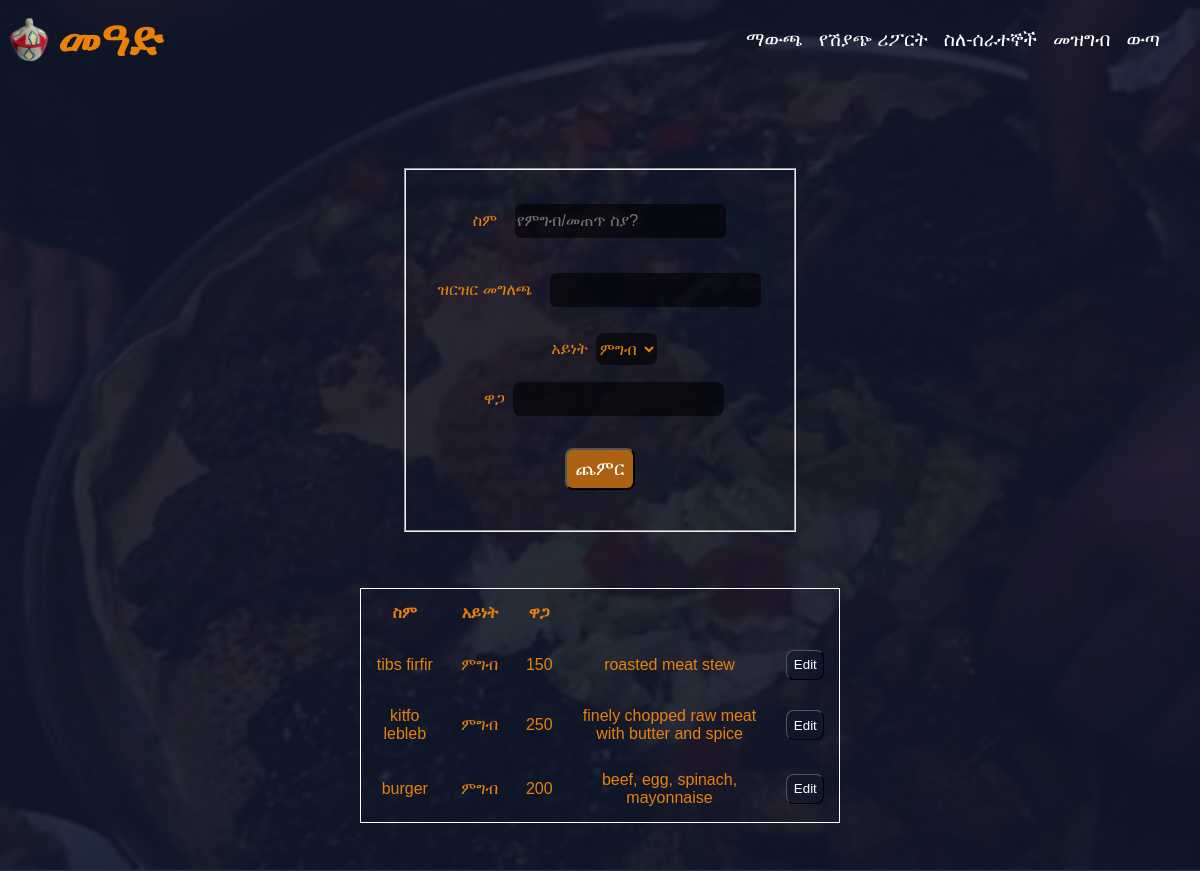
/admin/editMenu.php (signed in), run on the app's committed database.
### tables this page shows
CREATE TABLE `food` (
  `id` int(11) NOT NULL,
  `name` varchar(20) NOT NULL,
  `description` text DEFAULT NULL,
  `unitPrice` float NOT NULL,
  `type` varchar(20) NOT NULL
);

### admin/editMenu.php (the view, shortened to what this page needs)
<?php
    include("../conn.php");
?>
<!DOCTYPE html>
<html>
    <head>
        <link rel="stylesheet" href="edit-menu.css">
        <link rel="stylesheet" href="../stylesheets/nav-bar.css">
    </head>
    <body>
        <div id = "header-container">
            <?php include "./adminNav.php"
?>
            <div id = "menu-form">
                <form method="post">
                    <fieldset>
                        <div>
                            <label for="">ስም</label>
                            <input type="text" placeholder = "የምግብ/መጠጥ ስያ?"  name= "name" required>
                        </div>
                        <div>
                            <label for="" required>ዝርዝር መግለጫ</label>
                            <input  type="textarea" name="description" required>
                        </div>
                        <div>
                            <label for="">አይነት</label>
                            <select name="type" id="">
                                <option value="ምግብ" selected>ምግብ</option>
                            </select>
                        </div>
                        <div>
                            <label for="">ዋጋ</label>
                            <input type="number" name="price" min="0" required>
                        </div>
                        <div>
                            <input type="submit" id = "add-menu-button" name="add" value="ጨምር">
                        </div>
                    </fieldset>
</form>
<div>
                <div id = "table-container">
                    <table>
                        <thead>
                            <tr>
                                <th>ስም</th>
                                <th>አይነት</th>
                                <th>ዋጋ</th>
                            </tr>
                        </thead>
                        <?php
                        $all_query = mysqli_query($conn,"select * from food");
                        while ($data = mysqli_fetch_array($all_query,MYSQLI_ASSOC)) {
                        ?>
                                <tbody>
                                    <tr>
                                        <td><?php if (isset($data['name'])) {
                                                echo $data['name']; }?></td>
                                        <td><?php if (isset($data['type'])) {
                                                echo $data['type']; }?>
                                        </td>
                                        <td>
                                        <?php if (isset($data['unitPrice'])) {
                                                echo $data['unitPrice']; }?>
                                        </td>
                                        <td>
                                        <?php if (isset($data['description'])) {
                                                echo $data['description']; }?>
                                        </td>
                                        <td>
                                        <button class="edit-button" >Edit</button>
                                        </td>
                                    </tr><br>
                                </tbody>
                                <?php
          }
      ?>
                    </table>
                </div>
            </div>
        </div>
    </body>
</html>

### admin/adminNav.php (shortened to what this page needs)
<div id = "nav-bar">
                <div id = "first-nav" >
                    <img id = "logo-img" src="../imgs/logo.png" alt="cafe-logo">
                    <h1 id = "cafe-name">መዓድ</h1>
                </div>
                <div id = "more-nav" class="nav-ul-container">
                    <a href="editMenu.php">ማውጫ</a>
                    <a href="report.php">የሽያጭ ሪፖርት</a>
                    <a href="attendence.php">ስለ-ሰራተኞች</a>
                    <a href="addUser.php">መዝግብ</a>
                    <a href="../logout.php">ውጣ</a>
                </div>
            </div>

### admin/edit-menu.css (style rules this page uses)
body { size: 100%; margin: 0px; background-color: rgba(21, 17, 42, 0); color: rgba(232, 128, 10, 1); font-family: sans-serif; font-size: 1rem; padding: 0px; overflow-x: hidden; }
#header-container { background-image: linear-gradient(rgba(15, 23, 43, 0.9), rgba(15, 23, 43, 0.9)), url(../imgs/background.jpg); background-repeat: no-repeat; background-size: cover; background-position: center; overflow-x: hidden; height: 100vh; }
form { display: flex; justify-content: center; flex-wrap: wrap; margin-top: 5rem; }
#menu-form form { display: flex; justify-content: center; }
input[type="text"], input[type="textarea"] { height: 2rem; background-color: rgba(1, 1, 1, 0.6); color: rgba(232, 128, 10, 1); border-radius: 6px; border: 0px; font-size: 1rem; margin: 0.6rem; }
select, input[type="number"] { height: 2rem; background-color: rgba(1, 1, 1, 0.6); color: rgba(232, 128, 10, 1); border-radius: 8px; font-size: 1rem; border: 0px; }
.smaller-buttons,.edit-button { background-color: rgba(15, 23, 43, 0.568); padding: 0.4rem; border-radius: 8px; border-width: 1px; color: white; }
#add-menu-button { background-color: rgba(232, 128, 10, 0.7); padding: 0.5rem; border-radius: 8px; color: white; font-size: 1.2rem; margin: 1rem; }
fieldset label { margin: .5rem; }
fieldset { padding: .5rem; margin: 0.5rem; }
fieldset>div { margin: 1rem; display: flex; justify-content: center; align-items: center; }
#table-container { margin: 3rem 0rem 3rem; display: flex; align-items: center; justify-content: center; }
table { border: .5px solid white; width: 30rem; }
td, th { padding: .8rem; text-align: center; }

### stylesheets/nav-bar.css (style rules this page uses)
#nav-bar { font-size: 1.2rem; padding-right: 2rem; height: 5rem; display: flex; justify-content: space-between; }
#more-nav a, #more-nav button { text-decoration: none; color: white; margin: .5rem; }
#logo-img { padding: .3rem; width: 3rem; height: 3rem; }
#cafe-name { font-size: 3rem; font-weight: bold; display: flex; align-items: center; }
#first-nav { margin-right: 3rem; }
#first-nav { display: flex; list-style: none; align-items: center; justify-content: space-between; }
@media (min-width:800px) { #more-nav { display: flex; list-style: none; align-items: center; justify-content: space-between; } }
@media (min-width:800px) { .nav-ul-container { margin: 0px; display: flex; flex-direction: row; } }

### data on the page
food: name "tibs firfir", type "ምግብ", unitPrice "150", description "roasted meat stew"
food: name "kitfo lebleb", type "ምግብ", unitPrice "250", description "finely chopped raw meat with butter and spice"
food: name "burger", type "ምግብ", unitPrice "200", description "beef, egg, spinach, mayonnaise"
